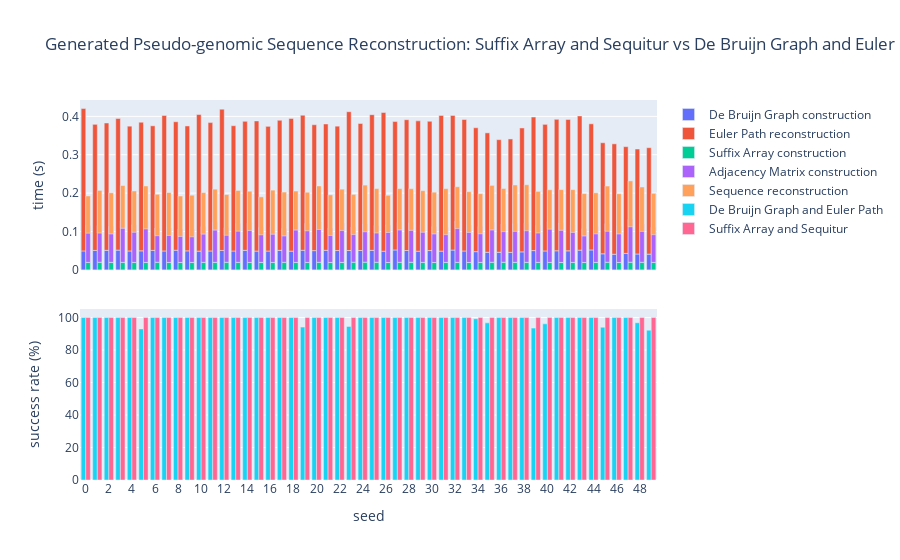

Here is the notebook cell this chart was saved with:
### Code cell
df_genlang_eul = pd.DataFrame()
i = 0
for file in os.listdir('data/output/cluster/generated sequence/euler'):
    df = pd.read_csv('data/output/cluster/generated sequence/euler/'+file)
    df['sequence'] = i
    i += 1
    df_genlang_eul = pd.concat([df_genlang_eul,df])
df_genlang_eul_mean = pd.DataFrame()
for i in range(50): df_genlang_eul_mean = pd.concat([df_genlang_eul_mean,df_genlang_eul[df_genlang_eul['sequence']==i].groupby("k").mean().mean()[["sequence","edit_distance","de_bruijn_graph_construction_time",'euler_path_reconstruction_time']]],axis=1)
df_genlang_eul_mean = df_genlang_eul_mean.T.set_index('sequence')

df_genlang_seq = pd.DataFrame()
i = 0
for file in os.listdir('data/output/cluster/generated sequence/sequitur'):
    df = pd.read_csv('data/output/cluster/generated sequence/sequitur/'+file)
    df['sequence'] = i
    i += 1
    df_genlang_seq = pd.concat([df_genlang_seq,df])
df_genlang_seq_mean = pd.DataFrame()
for i in range(50): df_genlang_seq_mean = pd.concat([df_genlang_seq_mean,df_genlang_seq[df_genlang_seq['sequence']==i].mean()[["sequence","edit_distance","suffix_array_construction_time",'adjacency_matrix_construction_time','sequence_reconstruction_time']]],axis=1)
df_genlang_seq_mean = df_genlang_seq_mean.T.set_index('sequence')

labels = list('{}'.format(i) for i in range(50))

fig = sp.make_subplots(rows=2, cols=1, shared_xaxes=True, vertical_spacing=0.1)
fig.update_xaxes(title_text="seed",row=2, col=1)

fig.add_trace(go.Bar(
            name="De Bruijn Graph construction",
            x=labels,
            y=df_genlang_eul_mean['de_bruijn_graph_construction_time'],
            offsetgroup=0,
        ), row=1, col=1)
fig.add_trace(go.Bar(
            name="Euler Path reconstruction",
            x=labels,
            y=df_genlang_eul_mean['euler_path_reconstruction_time'],
            offsetgroup=0,
            base=df_genlang_eul_mean['de_bruijn_graph_construction_time'],
        ), row=1, col=1)
fig.add_trace(go.Bar(
            name="Suffix Array construction",
            x=labels,
            y=df_genlang_seq_mean['suffix_array_construction_time'],
            offsetgroup=1,
        ), row=1, col=1)
fig.add_trace(go.Bar(
            name="Adjacency Matrix construction",
            x=labels,
            y=df_genlang_seq_mean['adjacency_matrix_construction_time'],
            offsetgroup=1,
            base=df_genlang_seq_mean['suffix_array_construction_time'],
        ), row=1, col=1)
fig.add_trace(go.Bar(
            name="Sequence reconstruction",
            x=labels,
            y=df_genlang_seq_mean['sequence_reconstruction_time'],
            offsetgroup=1,
            base=df_genlang_seq_mean['adjacency_matrix_construction_time'],
        ), row=1, col=1)
fig.update_layout(title_text="Generated Pseudo-genomic Sequence Reconstruction: Suffix Array and Sequitur vs De Bruijn Graph and Euler Path")
fig.update_yaxes(title_text="time (s)",row=1, col=1)

fig.add_trace(go.Bar(
            name="De Bruijn Graph and Euler Path",
            x=labels,
            y=list(round((1-(df_genlang_eul[df_genlang_eul['sequence']==i]['edit_distance']/df_genlang_eul[df_genlang_eul['sequence']==i]['target_sequence_length'])).mean()*100,2) for i in range(50)),
            offsetgroup=0
        ),row=2,col=1)
fig.add_trace(go.Bar(
            name="Suffix Array and Sequitur",
            x=labels,
            y=list(round((1-(df_genlang_seq[df_genlang_seq['sequence']==i]['edit_distance']/df_genlang_seq[df_genlang_seq['sequence']==i]['target_sequence_length'])).mean()*100,2) for i in range(50)),
            offsetgroup=1
        ),row=2,col=1)
fig.update_yaxes(title_text="success rate (%)",row=2, col=1)
fig

### Figure 1 — Plotly figure (JSON) as saved in the notebook; plotly's stock layout.template omitted (floating-point values rounded to 4 significant figures)
{"data": [{"name": "De Bruijn Graph construction", "offsetgroup": "0", "type": "bar", "x": ["0", "1", "2", "3", "4", "5", "6", "7", "8", "9", "10", "11", "12", "13", "14", "15", "16", "17", "18", "19", "20", "21", "22", "23", "24", "25", "26", "27", "28", "29", "30", "31", "32", "33", "34", "35", "36", "37", "38", "39", "40", "41", "42", "43", "44", "45", "46", "47", "48", "49"], "xaxis": "x", "y": [0.04947, 0.05069, 0.05095, 0.05155, 0.04933, 0.04953, 0.05082, 0.04933, 0.05118, 0.04962, 0.04898, 0.04933, 0.0506, 0.04924, 0.05092, 0.04905, 0.04915, 0.05091, 0.04891, 0.0511, 0.05015, 0.051, 0.05041, 0.05051, 0.05054, 0.05091, 0.04872, 0.05193, 0.0505, 0.04873, 0.05035, 0.04895, 0.05167, 0.04927, 0.04751, 0.04597, 0.04598, 0.04567, 0.0469, 0.05026, 0.04934, 0.04978, 0.04964, 0.0514, 0.05195, 0.04191, 0.04078, 0.04306, 0.0414, 0.04103], "yaxis": "y"}, {"base": [0.04947, 0.05069, 0.05095, 0.05155, 0.04933, 0.04953, 0.05082, 0.04933, 0.05118, 0.04962, 0.04898, 0.04933, 0.0506, 0.04924, 0.05092, 0.04905, 0.04915, 0.05091, 0.04891, 0.0511, 0.05015, 0.051, 0.05041, 0.05051, 0.05054, 0.05091, 0.04872, 0.05193, 0.0505, 0.04873, 0.05035, 0.04895, 0.05167, 0.04927, 0.04751, 0.04597, 0.04598, 0.04567, 0.0469, 0.05026, 0.04934, 0.04978, 0.04964, 0.0514, 0.05195, 0.04191, 0.04078, 0.04306, 0.0414, 0.04103], "name": "Euler Path reconstruction", "offsetgroup": "0", "type": "bar", "x": ["0", "1", "2", "3", "4", "5", "6", "7", "8", "9", "10", "11", "12", "13", "14", "15", "16", "17", "18", "19", "20", "21", "22", "23", "24", "25", "26", "27", "28", "29", "30", "31", "32", "33", "34", "35", "36", "37", "38", "39", "40", "41", "42", "43", "44", "45", "46", "47", "48", "49"], "xaxis": "x", "y": [0.371, 0.3286, 0.3319, 0.3429, 0.3252, 0.3353, 0.3247, 0.3532, 0.3349, 0.3255, 0.3559, 0.3346, 0.3683, 0.3265, 0.3361, 0.3392, 0.3249, 0.3389, 0.3458, 0.352, 0.3282, 0.3292, 0.3241, 0.3617, 0.331, 0.3536, 0.3614, 0.3346, 0.3409, 0.3396, 0.337, 0.3536, 0.3509, 0.3426, 0.3229, 0.3111, 0.2934, 0.2955, 0.323, 0.3481, 0.3299, 0.3425, 0.3425, 0.3498, 0.3288, 0.2894, 0.2877, 0.2781, 0.2736, 0.2774], "yaxis": "y"}, {"name": "Suffix Array construction", "offsetgroup": "1", "type": "bar", "x": ["0", "1", "2", "3", "4", "5", "6", "7", "8", "9", "10", "11", "12", "13", "14", "15", "16", "17", "18", "19", "20", "21", "22", "23", "24", "25", "26", "27", "28", "29", "30", "31", "32", "33", "34", "35", "36", "37", "38", "39", "40", "41", "42", "43", "44", "45", "46", "47", "48", "49"], "xaxis": "x", "y": [0.01957, 0.01994, 0.01963, 0.01966, 0.01952, 0.01955, 0.01992, 0.0195, 0.01942, 0.0195, 0.01975, 0.01965, 0.0199, 0.01976, 0.01956, 0.01951, 0.01949, 0.01981, 0.01952, 0.01955, 0.01982, 0.01941, 0.01951, 0.02002, 0.02006, 0.01986, 0.01939, 0.01982, 0.01986, 0.01962, 0.01937, 0.01959, 0.0197, 0.01936, 0.01955, 0.01985, 0.01996, 0.0197, 0.01969, 0.01966, 0.01958, 0.01939, 0.01955, 0.01942, 0.01961, 0.01998, 0.01938, 0.01992, 0.0198, 0.01951], "yaxis": "y"}, {"base": [0.01957, 0.01994, 0.01963, 0.01966, 0.01952, 0.01955, 0.01992, 0.0195, 0.01942, 0.0195, 0.01975, 0.01965, 0.0199, 0.01976, 0.01956, 0.01951, 0.01949, 0.01981, 0.01952, 0.01955, 0.01982, 0.01941, 0.01951, 0.02002, 0.02006, 0.01986, 0.01939, 0.01982, 0.01986, 0.01962, 0.01937, 0.01959, 0.0197, 0.01936, 0.01955, 0.01985, 0.01996, 0.0197, 0.01969, 0.01966, 0.01958, 0.01939, 0.01955, 0.01942, 0.01961, 0.01998, 0.01938, 0.01992, 0.0198, 0.01951], "name": "Adjacency Matrix construction", "offsetgroup": "1", "type": "bar", "x": ["0", "1", "2", "3", "4", "5", "6", "7", "8", "9", "10", "11", "12", "13", "14", "15", "16", "17", "18", "19", "20", "21", "22", "23", "24", "25", "26", "27", "28", "29", "30", "31", "32", "33", "34", "35", "36", "37", "38", "39", "40", "41", "42", "43", "44", "45", "46", "47", "48", "49"], "xaxis": "x", "y": [0.09559, 0.0959, 0.09356, 0.1083, 0.0979, 0.1067, 0.08901, 0.08971, 0.08709, 0.08617, 0.09306, 0.1036, 0.09019, 0.1008, 0.1024, 0.09133, 0.09277, 0.08835, 0.1037, 0.1017, 0.1053, 0.08974, 0.1025, 0.09196, 0.09938, 0.09611, 0.09743, 0.1038, 0.1029, 0.09791, 0.0936, 0.09167, 0.1075, 0.09755, 0.094, 0.1038, 0.09966, 0.1004, 0.1019, 0.09608, 0.1061, 0.1029, 0.09753, 0.08822, 0.09382, 0.1006, 0.09361, 0.1123, 0.1003, 0.09166], "yaxis": "y"}, {"base": [0.09559, 0.0959, 0.09356, 0.1083, 0.0979, 0.1067, 0.08901, 0.08971, 0.08709, 0.08617, 0.09306, 0.1036, 0.09019, 0.1008, 0.1024, 0.09133, 0.09277, 0.08835, 0.1037, 0.1017, 0.1053, 0.08974, 0.1025, 0.09196, 0.09938, 0.09611, 0.09743, 0.1038, 0.1029, 0.09791, 0.0936, 0.09167, 0.1075, 0.09755, 0.094, 0.1038, 0.09966, 0.1004, 0.1019, 0.09608, 0.1061, 0.1029, 0.09753, 0.08822, 0.09382, 0.1006, 0.09361, 0.1123, 0.1003, 0.09166], "name": "Sequence reconstruction", "offsetgroup": "1", "type": "bar", "x": ["0", "1", "2", "3", "4", "5", "6", "7", "8", "9", "10", "11", "12", "13", "14", "15", "16", "17", "18", "19", "20", "21", "22", "23", "24", "25", "26", "27", "28", "29", "30", "31", "32", "33", "34", "35", "36", "37", "38", "39", "40", "41", "42", "43", "44", "45", "46", "47", "48", "49"], "xaxis": "x", "y": [0.09711, 0.1112, 0.1075, 0.1116, 0.1078, 0.112, 0.108, 0.1119, 0.1054, 0.1084, 0.1085, 0.1068, 0.1062, 0.1061, 0.1025, 0.09898, 0.1151, 0.1145, 0.1018, 0.1005, 0.1134, 0.1058, 0.1079, 0.1049, 0.1216, 0.1158, 0.09701, 0.108, 0.1087, 0.1086, 0.1089, 0.1201, 0.1092, 0.1062, 0.1047, 0.1164, 0.1125, 0.1209, 0.1199, 0.1085, 0.1027, 0.1063, 0.1116, 0.1106, 0.1071, 0.1179, 0.1049, 0.1197, 0.1158, 0.1079], "yaxis": "y"}, {"name": "De Bruijn Graph and Euler Path", "offsetgroup": "0", "type": "bar", "x": ["0", "1", "2", "3", "4", "5", "6", "7", "8", "9", "10", "11", "12", "13", "14", "15", "16", "17", "18", "19", "20", "21", "22", "23", "24", "25", "26", "27", "28", "29", "30", "31", "32", "33", "34", "35", "36", "37", "38", "39", "40", "41", "42", "43", "44", "45", "46", "47", "48", "49"], "xaxis": "x2", "y": [100, 100, 100, 100, 100, 93.02, 100, 100, 100, 100, 100, 100, 100, 100, 100, 100, 100, 100, 100, 94.12, 100, 100, 100, 94.54, 100, 100, 100, 100, 100, 100, 100, 100, 100, 100, 99.28, 96.73, 100, 100, 100, 93.5, 96.13, 100, 100, 100, 100, 94.05, 100, 100, 96.82, 92.23], "yaxis": "y2"}, {"name": "Suffix Array and Sequitur", "offsetgroup": "1", "type": "bar", "x": ["0", "1", "2", "3", "4", "5", "6", "7", "8", "9", "10", "11", "12", "13", "14", "15", "16", "17", "18", "19", "20", "21", "22", "23", "24", "25", "26", "27", "28", "29", "30", "31", "32", "33", "34", "35", "36", "37", "38", "39", "40", "41", "42", "43", "44", "45", "46", "47", "48", "49"], "xaxis": "x2", "y": [100, 100, 100, 100, 100, 100, 100, 100, 100, 100, 100, 100, 100, 100, 100, 100, 100, 100, 100, 100, 100, 100, 100, 100, 100, 100, 100, 100, 100, 100, 100, 100, 100, 100, 100, 100, 100, 100, 100, 100, 100, 100, 100, 100, 100, 100, 100, 100, 100, 100], "yaxis": "y2"}], "layout": {"title": {"text": "Generated Pseudo-genomic Sequence Reconstruction: Suffix Array and Sequitur vs De Bruijn Graph and Euler Path"}, "xaxis": {"anchor": "y", "domain": [0, 1], "matches": "x2", "showticklabels": false}, "xaxis2": {"anchor": "y2", "domain": [0, 1], "title": {"text": "seed"}}, "yaxis": {"anchor": "x", "domain": [0.55, 1], "title": {"text": "time (s)"}}, "yaxis2": {"anchor": "x2", "domain": [0, 0.45], "title": {"text": "success rate (%)"}}}}
